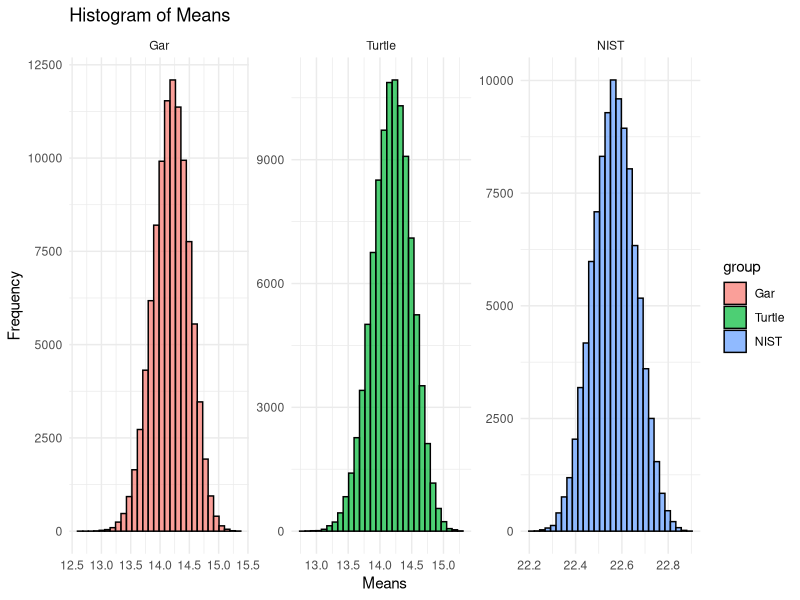
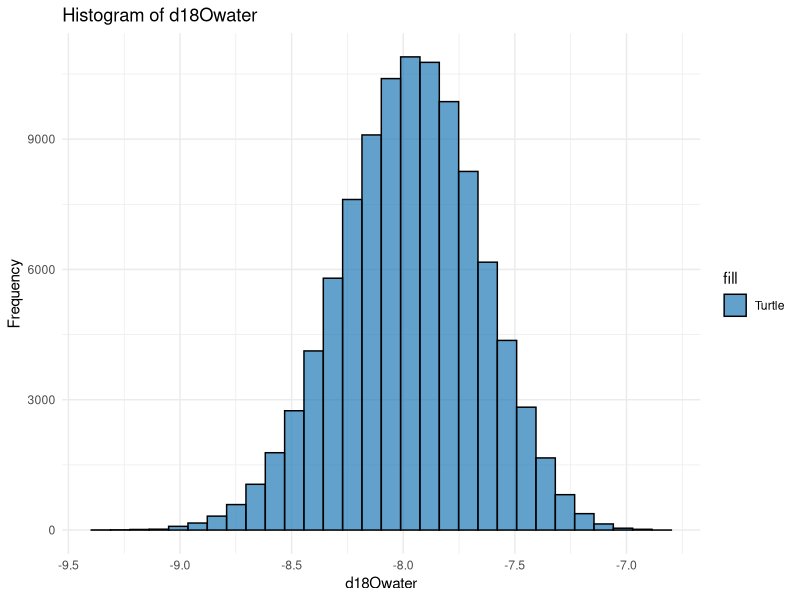
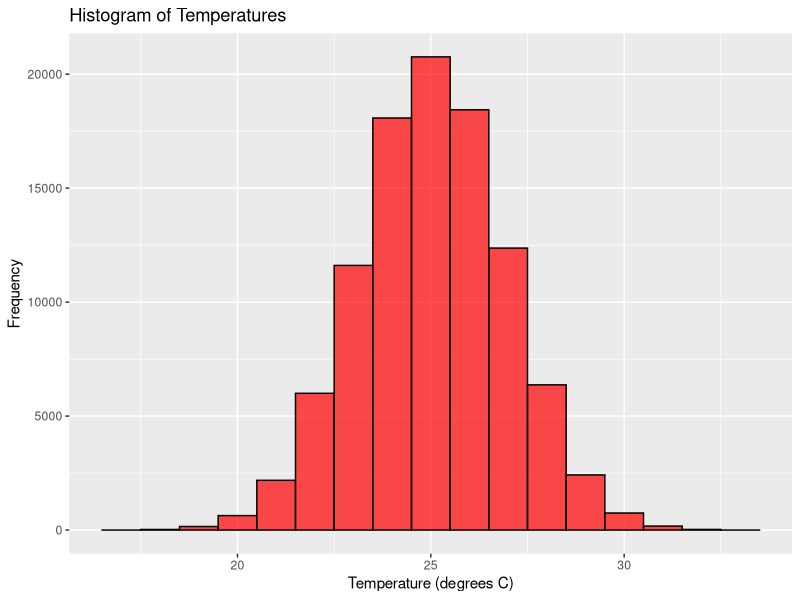

These figures' R source, in order:
## ---- chunk 1
knitr::opts_chunk$set(echo = TRUE)
## ---- chunk 2
# Packages
packages <- c("dplyr", "purrr", "ggplot2", "Rcurl")

# install.packages(packages)

library(dplyr)
library(purrr)
library(ggplot2)
# library(Rcurl)

# Data
    # Call d18Op data from GitHub, cleaned and averaged per specimen (V1075_BySpec.csv)
      # samples_URL <- getURL("https://raw.githubusercontent.com/mattgeo1990/1075_Vertebrate_d18Op/main/Data/V1075_GarTurtle")
      # V1075_GarTurtle <- read.csv(text = samples_URL)

    # Call NIST120c data from Github, compiled from 2 TC-EA runs
      # standards_URL <-"https://raw.githubusercontent.com/mattgeo1990/1075_Vertebrate_d18Op/main/Data/V1075_NIST120c.csv"
        # NIST120c <- read.csv(standards_URL)

# 
setwd("/Users/allen/Documents/GitHub/1075_Vertebrate_d18Op/Data")
V1075_GarTurtle <- read.csv("V1075_GarTurtle.csv")
NIST120c <- read.csv("V1075_NIST120c.csv")

## ---- chunk 3

# Set number of Monte Carlo repetitions 
  nMCrepetitions <- 1e5

# Subset V1075_GarTurtle into gar and turtle matrices
  gar <- subset(V1075_GarTurtle, eco_type = "Fish")
  turtle <- subset(V1075_GarTurtle, eco_type = "Aquatic Turtle")

# resample

  synth_gar <- data_frame(num = 1:nMCrepetitions) %>% 
  group_by(num) %>% 
  mutate(means = mean(sample(gar$d18O, replace = TRUE))) 

  synth_turtle <- data_frame(num = 1:nMCrepetitions) %>% 
    group_by(num) %>% 
    mutate(means = mean(sample(turtle$d18O, replace = TRUE))) 

  synth_NIST <- data_frame(num = 1:nMCrepetitions) %>% 
    group_by(num) %>% 
    mutate(means = mean(sample(NIST120c$d.18O.16O, replace = TRUE))) 

  # Plot histograms of each distribution
    # Combine data frames into one
      combined_data <- rbind(
        data.frame(group = "Gar", values = synth_gar$means),
        data.frame(group = "Turtle", values = synth_turtle$means),
        data.frame(group = "NIST", values = synth_NIST$means)
      )

    # Set order of facets
      combined_data$group <- factor(combined_data$group, levels = c("Gar", "Turtle", "NIST"))

    # Plotting with ggplot2 using facet_wrap
      ggplot(combined_data, aes(x = values, fill = group)) +
        geom_histogram(position = "identity", alpha = 0.7, bins = 30, color = "black") +
        labs(title = "Histogram of Means",
             x = "Means",
             y = "Frequency") +
        theme_minimal() +
        facet_wrap(~group, scales = "free")

## ---- chunk 4
# calculate water

  # create function
    turtlewater <- function(synthmeans_turtle){
      1.01 *(synthmeans_turtle) - 22.3 #Barrick et al. (1999)
    }

  # run turtlewater on synth_turtle
    synth_turtle <- synth_turtle %>%
      mutate(d18Owater = turtlewater(means))

# Plot histogram of d18Owater
  ggplot(synth_turtle, aes(x = d18Owater, fill = "Turtle")) +
    geom_histogram(position = "identity", alpha = 0.7, bins = 30, color = "black") +
    labs(title = "Histogram of d18Owater",
         x = "d18Owater",
         y = "Frequency") +
    theme_minimal() +
    scale_fill_manual(values = c("#1f78b4"))

## ---- chunk 5
# calculate temps
    # define temp function
    TempFun <- function(d18Ofish, NISTmean, d18Owater) {
      temp <- 118.7 - 4.22*((d18Ofish  +(22.6 - NISTmean)) - d18Owater) 
    }

    # run TempFun over all the synthetic means
    synth_temps <- TempFun(d18Ofish = synth_gar$means, 
                           NISTmean = synth_NIST$means,
                           d18Owater = synth_turtle$d18Owater)
    
# Plot the temperatures
  ggplot(data = data.frame(temperature = synth_temps), aes(x = temperature)) +
        geom_histogram(binwidth = 1, fill = c("#ff0000"), color = "black", alpha = 0.7) +
        labs(title = "Histogram of Temperatures",
             x = "Temperature (degrees C)",
             y = "Frequency")
## ---- chunk 6
# Calculate the confidence interval
    
    CIfun <- function(data) {
      sample.mean <- mean(data)
      sample.n <- length(data)
      sample.sd <- sd(data)
      sample.se <- sample.sd/sqrt(sample.n)
      alpha = 0.05
      degrees.freedom = sample.n - 1
      t.score = qt(p=alpha/2, df=degrees.freedom,lower.tail=F)
      margin.error <- t.score * sample.se
      lower.bound <- sample.mean - margin.error
      upper.bound <- sample.mean + margin.error
      cat("Mean:", mean(data), "\n")
      cat("95% Confidence Interval:", lower.bound,",", upper.bound,"\n")
    }
    
    CIfun(synth_temps)
